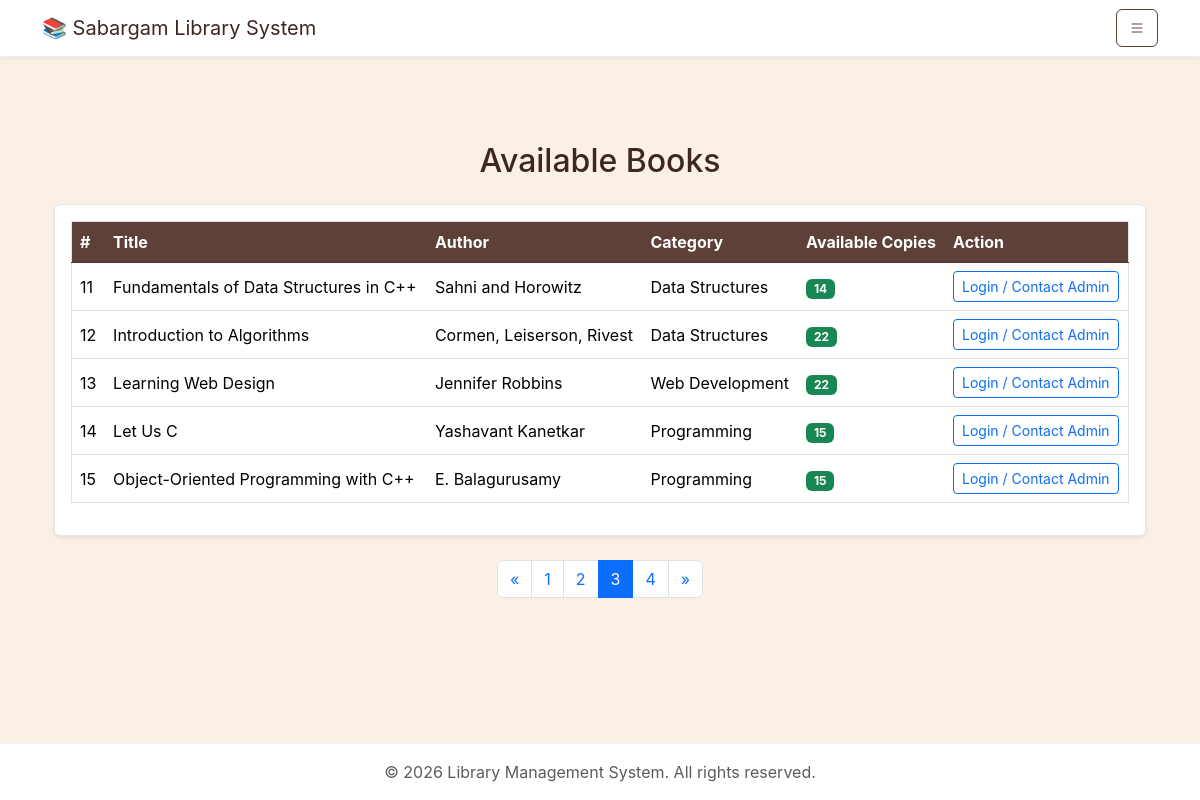
Page /view-books.php?page=3 on the committed database.
### tables this page shows
CREATE TABLE `books` (
  `id` int(11) NOT NULL,
  `title` varchar(255) NOT NULL,
  `author` varchar(100) NOT NULL,
  `isbn` varchar(30) NOT NULL,
  `category` varchar(100) DEFAULT NULL,
  `copies` int(11) DEFAULT 1 CHECK (`copies` >= 0),
  `added_on` timestamp NOT NULL DEFAULT current_timestamp()
);

### public/view-books.php (the view, shortened to what this page needs)
<?php
require_once('../includes/db_connect.php');
require_once('../includes/header.php');
$limit = 5;
$page = isset($_GET['page']) && is_numeric($_GET['page']) ? (int)$_GET['page'] : 1;
$total_result = $conn->query("SELECT COUNT(*) AS total FROM books WHERE copies > 0");
$total_rows = $total_result->fetch_assoc()['total'];
$total_pages = ceil($total_rows / $limit);
$offset = ($page - 1) * $limit;
$sql = "SELECT id, title, author, isbn, category, copies FROM books WHERE copies > 0 ORDER BY title ASC LIMIT ? OFFSET ?";
$stmt = $conn->prepare($sql);
$stmt->bind_param("ii", $limit, $offset);
$stmt->execute();
$result = $stmt->get_result();
?>
<div class="container mt-5">
    <h2 class="mb-4 text-center">Available Books</h2>
    <div class="card shadow-sm">
        <div class="card-body">
            <div class="table-responsive">
                <table class="table table-hover align-middle">
                    <thead class="table-dark">
                        <tr>
                            <th scope="col">#</th>
                            <th scope="col">Title</th>
                            <th scope="col">Author</th>
                            <th scope="col">Category</th>
                            <th scope="col">Available Copies</th>
                            <th scope="col">Action</th>
                        </tr>
                    </thead>
                    <tbody>
                        <?php if ($result && $result->num_rows > 0): ?>
                            <?php $i = $offset + 1; while ($book = $result->fetch_assoc()): ?>
                                <tr>
                                    <td><?php echo $i++; ?></td>
                                    <td><?php echo htmlspecialchars($book['title']); ?></td>
                                    <td><?php echo htmlspecialchars($book['author']); ?></td>
                                    <td><?php echo htmlspecialchars($book['category']); ?></td>
                                    <td>
                                        <span class="badge bg-success"><?php echo htmlspecialchars($book['copies']); ?></span>
                                    </td>
                                    <td>
                                        <?php if (isset($_SESSION['student_id'])): ?>
                                            <span class="text-muted">Contact Admin to Issue</span>
                                        <?php else: ?>
                                            <a href="login.php" class="btn btn-sm btn-outline-primary">Login / Contact Admin</a>
                                        <?php endif; ?>
                                    </td>
                                </tr>
                            <?php endwhile; ?>
                        <?php else: ?>
                            <tr>
                                <td colspan="6" class="text-center text-muted py-4">No books are currently available.</td>
                            </tr>
                        <?php endif; ?>
                    </tbody>
                </table>
            </div>
        </div>
    </div>
    <?php if ($total_pages > 1): ?>
        <nav aria-label="Page navigation" class="mt-4">
            <ul class="pagination justify-content-center">
                <li class="page-item <?php echo ($page <= 1) ? 'disabled' : ''; ?>">
                    <a class="page-link" href="?page=<?php echo $page - 1; ?>" aria-label="Previous">
                        <span aria-hidden="true">&laquo;</span>
                    </a>
                </li>
                <?php
                $start = max(1, $page - 2);
                $end = min($total_pages, $page + 2);
                for ($i_link = $start; $i_link <= $end; $i_link++) {
                    echo '<li class="page-item ' . (($i_link == $page) ? 'active' : '') . '"><a class="page-link" href="?page=' . $i_link . '">' . $i_link . '</a></li>';
                }
                ?>
                <li class="page-item <?php echo ($page >= $total_pages) ? 'disabled' : ''; ?>">
                    <a class="page-link" href="?page=<?php echo $page + 1; ?>" aria-label="Next">
                        <span aria-hidden="true">&raquo;</span>
                    </a>
                </li>
            </ul>
        </nav>
    <?php endif; ?>
    </div>
<?php require_once('../includes/footer.php'); ?>

### assets/css/style.css (style rules this page uses)
:root { --bg-color: #FAF0E6; --text-color: #3E2723; --card-bg: #ffffff; --card-border: #e9e5e3; --navbar-bg: #ffffff; --navbar-border: #f0f0f0; --navbar-text: #3E2723; --primary-color: #5D4037; --primary-hover: #4E342E; --form-bg: #ffffff; --form-border: #ced4da; --offcanvas-bg: #ffffff; --offcanvas-border: #dee2e6; --hover-bg: #f5efe9; }
body { font-family: 'Inter', sans-serif; background-color: var(--bg-color); color: var(--text-color); padding-top: 70px; transition: background-color 0.2s, color 0.2s; }
.card, table { background-color: var(--card-bg); border: 1px solid var(--card-border); color: var(--text-color); }
thead.table-dark th { background-color: var(--primary-color); border-color: var(--primary-hover) !important; color: #ffffff; }
body { display: flex; flex-direction: column; min-height: 100vh; }

### rows in the picture
books: title "Fundamentals of Data Structures in C++", author "Sahni and Horowitz", category "Data Structures", copies "14"
books: title "Introduction to Algorithms", author "Cormen, Leiserson, Rivest", category "Data Structures", copies "22"
books: title "Learning Web Design", author "Jennifer Robbins", category "Web Development", copies "22"
books: title "Let Us C", author "Yashavant Kanetkar", category "Programming", copies "15"
books: title "Object-Oriented Programming with C++", author "E. Balagurusamy", category "Programming", copies "15"
